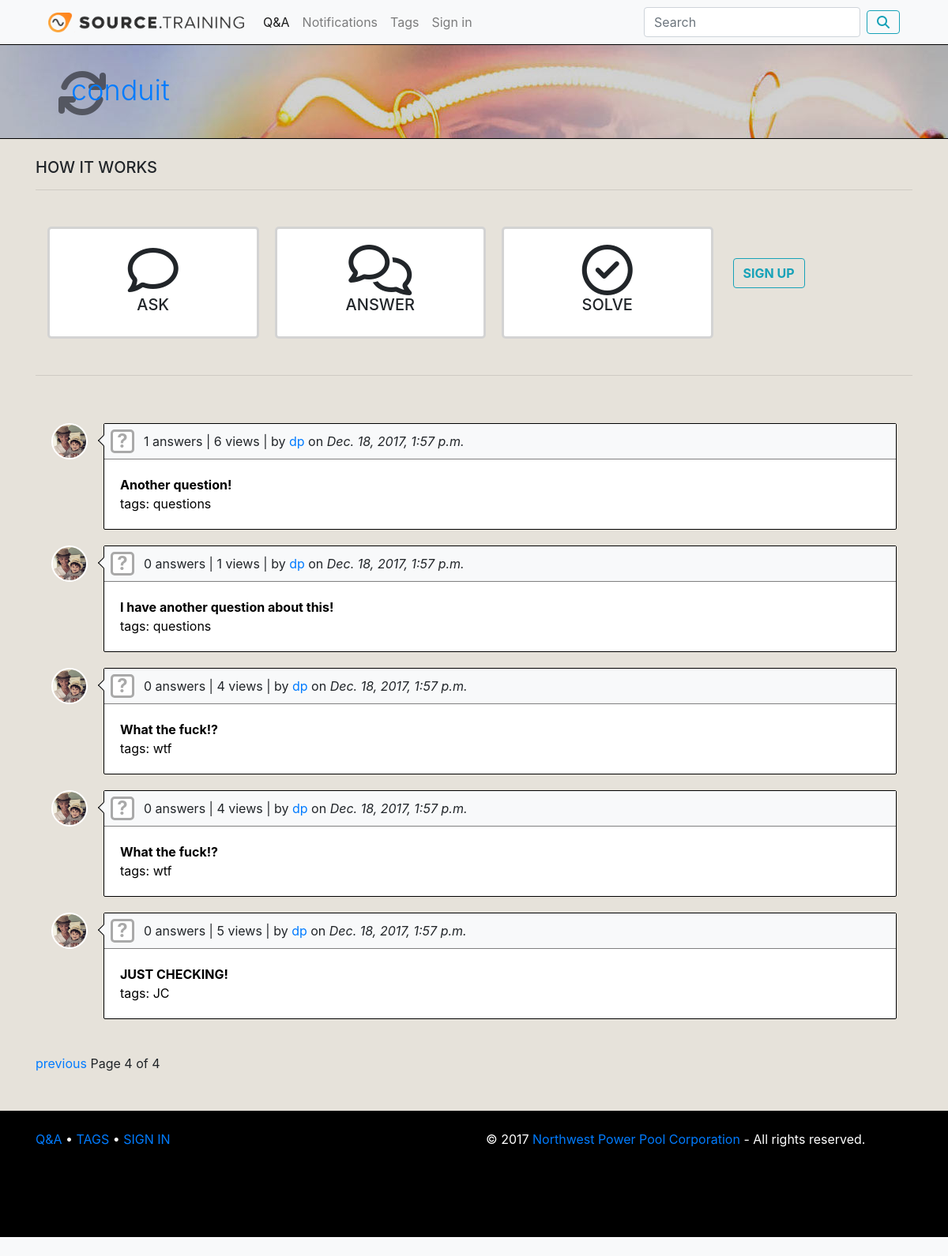
The page /questions/?page=4 on the database its author committed.
### questions/models.py (models this page shows, shortened)
class Question(models.Model):
    user = models.ForeignKey(User, on_delete=models.CASCADE)
    title = models.CharField(max_length=200)
    body = RichTextField()
    tags = TaggableManager()
    created = models.DateTimeField(auto_now_add=True)
    modified = models.DateTimeField(auto_now=True)
    solved = models.BooleanField(default=False)
    views = models.IntegerField(default=0)

class Profile(models.Model):  # Extends base User class with additional fields
    user = models.OneToOneField(User, primary_key=True, related_name='profile', on_delete=models.CASCADE)
    avatar = models.ImageField(upload_to="questions/media/", blank=True, null=True)
    questions = models.IntegerField(default=0)
    answers = models.IntegerField(default=0)
    comments = models.IntegerField(default=0)
    solutions = models.IntegerField(default=0)
    vote_counter = models.IntegerField(default=0)
    flags = models.IntegerField(default=0)

### questions/views.py (the view)
def index(request):  # w/Paginator
    question_list = Question.objects.order_by('-created')
    paginator = Paginator(question_list, 7) # Show 5 questions per page
    page = request.GET.get('page')
    try:
        questions = paginator.page(page)
    except PageNotAnInteger:
        questions = paginator.page(1)
    except EmptyPage:
        questions = paginator.page(paginator.num_pages)
    return render(request, 'questions/index.html', {'questions': questions})

### questions/templates/questions/index.html (shortened to what this page needs)
{% extends 'questions/base.html' %}
{% block feature %}
    {% if not request.user.is_authenticated %}
        <br />
        <div class="container">
            <h5>HOW IT WORKS</h5>
            <hr />
            <div class="row" id="how_it_works">
                <div class="col-md-3">
                    <span class="fa fa-comment-o" style="font-size: 4em"></span>
                    <h5>ASK</h5>
                </div>
                <div class="col-md-3">
                    <span class="fa fa-comments-o" style="font-size: 4em"></span>
                    <h5>ANSWER</h5>
                </div>
                <div class="col-md-3">
                    <span class="fa fa-check-circle-o" style="font-size: 4em"></span>
                    <h5>SOLVE</h5>
                </div>
                <div class="col-sm-2">
                    <a href="{% url 'questions:register' %}">
                        <button class="btn btn-outline-info my-2 my-sm-0" id="feature_signup"><b>SIGN UP</b></button>
                    </a>
                </div>
            </div>
            <hr />
        </div>
    {% endif %}
{% endblock %}
{% block content %}
<br />
<div class="container">
    {% for question in questions %}
        <div id="question_wrapper">
            <div>
                <a href="{% url 'questions:profile' question.user.id %}">
                    <img src="/{{ question.user.profile.avatar }}" height="46" width="46" id="avatar_thumbnail"/>
                </a>
            </div>
            <div id="question_container">
                <div id="question_data">
                    {{ question.answer_set.count }} answers | {{ question.views }} views |
                    by <a href="{% url 'questions:profile' question.user.id %}"> {{ question.user }} </a> on <i>{{ question.created }}</i>
                </div>
                <div id="question_header">
                    <a href="{% url 'questions:question_detail' question.id %}" class="text_link">
                        <div><b>{{ question.title }}</b>
                        <br /> tags:
                        {% for tag in question.tags.all %}
                            {{ tag }}
                        {% endfor %}
                        </div>
                    </a>
                </div>
                {% if question.solved == True %}
                    <div class="solved_indicator" id="solved">✓</div>
                {% else %}
                    <div class="unsolved_indicator" id="unsolved">?</div>
                {% endif %}
            </div>
        </div>
    {% endfor %}
    <br />
        <div class="pagination">
            <span class="step-links">
                {% if questions.has_previous %}
                    <a href="?page={{ questions.previous_page_number }}">previous</a>
                {% endif %}
                <span class="current">
                    Page {{ questions.number }} of {{ questions.paginator.num_pages }}
                </span>
            </span>
        </div>
<br />
<br />
</div>
{% endblock %}

### questions/static/questions/style.css (style rules this page uses)
body, html { margin: 0; overflow-x: hidden; background-color: #f8f9fa!important; }
#how_it_works { position: relative; padding: 20px; width: 100%; }
#how_it_works .col-md-3 { padding: 20px; margin: 10px; background-color: white; border-radius: 5px; text-align: center; border: 3px solid lightgrey; }
#feature_signup { position: relative; top: 50px; }
#question_wrapper { position: relative; display: flex; flex-direction: row; margin: 20px; }
#avatar_thumbnail { position: relative; border: 2px solid white; border-radius: 50%; }
#question_container { position: relative; border: 1px solid black; border-radius: 2px; margin-left: 20px; background-color: white; width: 100%; }
#question_data { padding-left: 50px; padding-right: 10px; padding-top: 10px; padding-bottom: 10px; position: inherit; width: 100%; background-color: #f8f9fa; border-bottom: 1px solid grey; }
#question_data::before { position: absolute; top: 16px; right: 100%; left: -6px; display: block; width: 10px; height: 10px; content: " "; transform: rotate(-45deg); background-color: #f8f9fa; border-top: 1px solid black; border-left: 1px solid black; }
#question_header { padding: 20px; }
.text_link { color: black; }
.unsolved_indicator { position: relative; width: 30px; height: 30px; font-weight: bold; line-height: 24px; text-align: center; font-size: 1.5em; border: 3px solid darkgrey; color: darkgrey; background-color: white; border-radius: 5px; z-index: 1; }
#unsolved { position: absolute; top: 7px; left: 8px; }

### rows shown on the page
Question: user.profile.avatar (picture), answer_set.count "1", views "6", user "dp", created "Dec. 18, 2017, 1:57 p.m.", title "Another question!"
Tag: name "questions"
Question: user.profile.avatar (picture), answer_set.count "0", views "1", user "dp", created "Dec. 18, 2017, 1:57 p.m.", title "I have another question about this!"
Question: user.profile.avatar (picture), answer_set.count "0", views "4", user "dp", created "Dec. 18, 2017, 1:57 p.m.", title "What the fuck!?"
Tag: name "wtf"
Question: user.profile.avatar (picture), answer_set.count "0", views "4", user "dp", created "Dec. 18, 2017, 1:57 p.m.", title "What the fuck!?"
Question: user.profile.avatar (picture), answer_set.count "0", views "5", user "dp", created "Dec. 18, 2017, 1:57 p.m.", title "JUST CHECKING!"
Tag: name "JC"

### other values the page prints
{{ questions.number }} "4"
{{ questions.paginator.num_pages }} "4"
